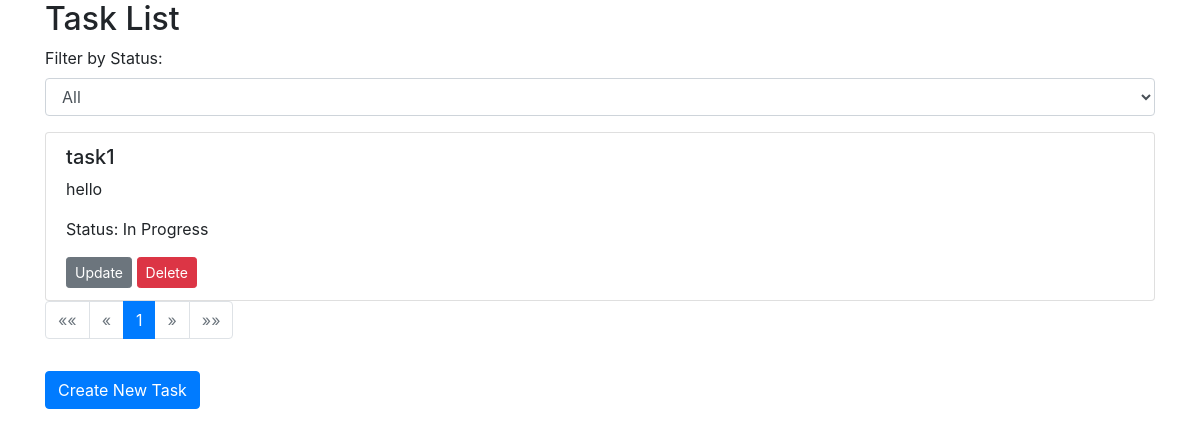
Before: / with the older database file.
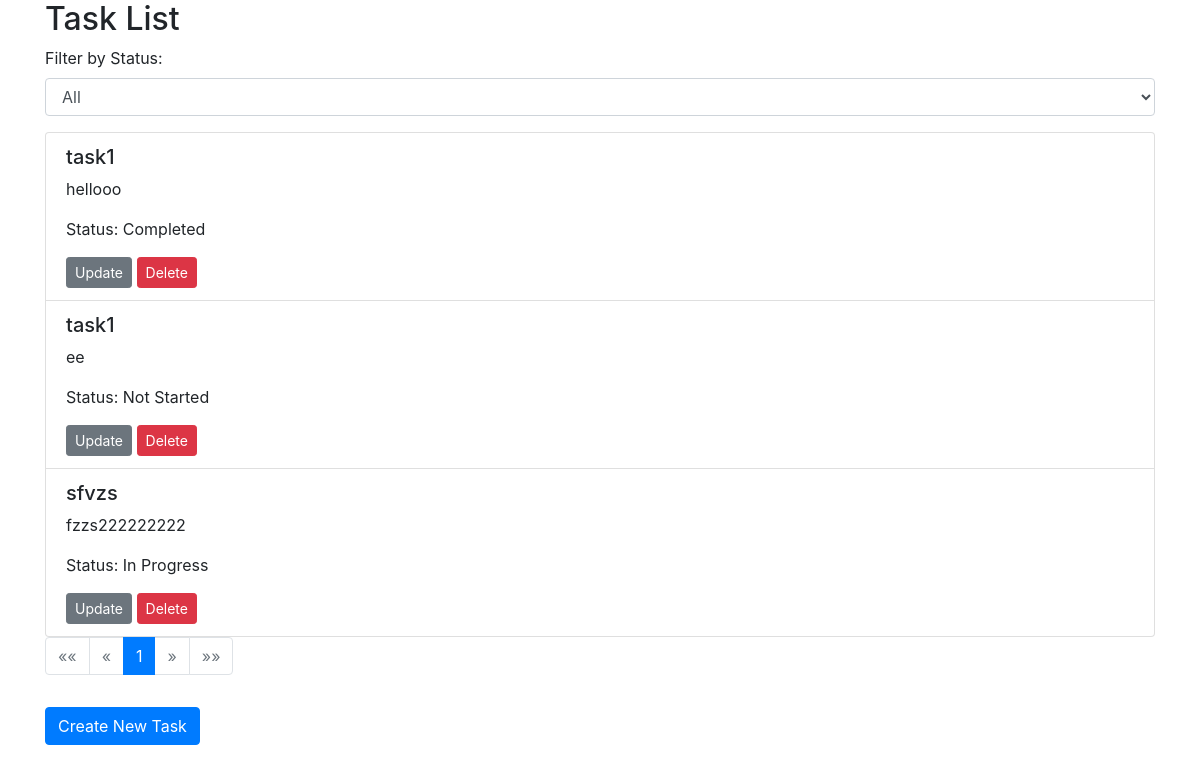
After: the same page with the newer database file.
### tasks/models.py (models this page shows)
class Task(models.Model):
    STATUS_CHOICES = [
         ('not_started', 'Not Started'),
        ('in_progress', 'In Progress'),
        ('completed', 'Completed'),
    ]
    user = models.ForeignKey(User, null=True, on_delete=models.SET_NULL)
    title = models.CharField(max_length=200)
    description = models.TextField()
    status = models.CharField(
        max_length=20,
        choices=STATUS_CHOICES,
        default='not_started'  # Default
    )

### tasks/views.py (the view)
# urls.py: path('', views.task_list, name='task_list'),
def task_list(request):
    tasks = Task.objects.all()  # Fetch all tasks
    status_filter = request.GET.get('status', '')
    if status_filter:
        tasks = tasks.filter(status=status_filter)
    paginator = Paginator(tasks, 5)
    page_number = request.GET.get('page')
    page_obj = paginator.get_page(page_number)
    return render(request, 'tasks/task_list.html', {'page_obj': page_obj})

### tasks/Templates/tasks/task_list.html (shortened to what this page needs)
<!DOCTYPE html>
<html>
<head>
    <link rel="stylesheet" href="https://stackpath.bootstrapcdn.com/bootstrap/4.3.1/css/bootstrap.min.css">
</head>
<body>
    <div class="container">
        <h2>Task List</h2>
        <form method="get" action="{% url 'task_list' %}" class="mb-3">
            <div class="form-group">
                <label for="status">Filter by Status:</label>
                <select name="status" id="status" class="form-control" onchange="this.form.submit()">
                    <option value="">All</option>
                </select>
            </div>
        </form>
        <ul class="list-group">
            {% for task in page_obj %}
                <li class="list-group-item">
                    <h5>{{ task.title }}</h5>
                    <p>{{ task.description }}</p>
                    <p>Status: {{ task.get_status_display }}</p>
                    <a href="{% url 'task_update' task.id %}" class="btn btn-secondary btn-sm">Update</a>
                    <a href="{% url 'task_delete' task.id %}" class="btn btn-danger btn-sm">Delete</a>
                </li>
            {% empty %}
                <li class="list-group-item">No tasks available.</li>
            {% endfor %}
        </ul>
        <nav aria-label="Page navigation">
            <ul class="pagination">
                {% if page_obj.has_previous %}
                    <li class="page-item">
                        <a class="page-link" href="?{% if request.GET.status %}status={{ request.GET.status }}&{% endif %}page=1" aria-label="First">
                            <span aria-hidden="true">&laquo;&laquo;</span>
                        </a>
                    </li>
                    <li class="page-item">
                        <a class="page-link" href="?{% if request.GET.status %}status={{ request.GET.status }}&{% endif %}page={{ page_obj.previous_page_number }}" aria-label="Previous">
                            <span aria-hidden="true">&laquo;</span>
                        </a>
                    </li>
                {% else %}
                    <li class="page-item disabled">
                        <span class="page-link">&laquo;&laquo;</span>
                    </li>
                    <li class="page-item disabled">
                        <span class="page-link">&laquo;</span>
                    </li>
                {% endif %}
                {% for num in page_obj.paginator.page_range %}
                    {% if page_obj.number == num %}
                        <li class="page-item active" aria-current="page">
                            <span class="page-link">{{ num }}</span>
                        </li>
                    {% else %}
                        <li class="page-item">
                            <a class="page-link" href="?{% if request.GET.status %}status={{ request.GET.status }}&{% endif %}page={{ num }}">{{ num }}</a>
                        </li>
                    {% endif %}
                {% endfor %}
                {% if page_obj.has_next %}
                    <li class="page-item">
                        <a class="page-link" href="?{% if request.GET.status %}status={{ request.GET.status }}&{% endif %}page={{ page_obj.next_page_number }}" aria-label="Next">
                            <span aria-hidden="true">&raquo;</span>
                        </a>
                    </li>
                    <li class="page-item">
                        <a class="page-link" href="?{% if request.GET.status %}status={{ request.GET.status }}&{% endif %}page={{ page_obj.paginator.num_pages }}" aria-label="Last">
                            <span aria-hidden="true">&raquo;&raquo;</span>
                        </a>
                    </li>
                {% else %}
                    <li class="page-item disabled">
                        <span class="page-link">&raquo;</span>
                    </li>
                    <li class="page-item disabled">
                        <span class="page-link">&raquo;&raquo;</span>
                    </li>
                {% endif %}
            </ul>
        </nav>
        <a href="{% url 'task_create' %}" class="btn btn-primary mt-3">Create New Task</a>
    </div>
</body>
</html>

Changed rows visible on the page:
changed Task: description "hello" → "hellooo"; status "In Progress" → "Completed"
added Task: title "task1", description "ee", status "Not Started"
added Task: title "sfvzs", description "fzzs222222222", status "In Progress"
